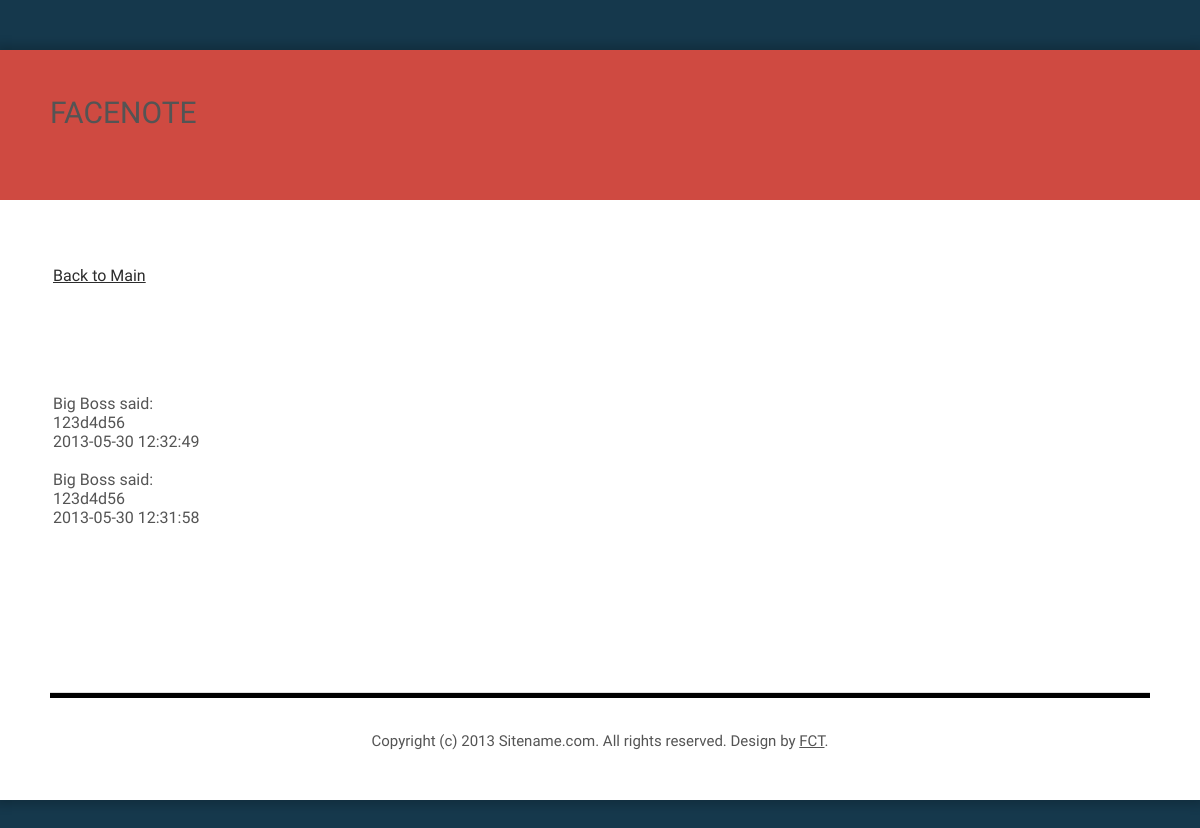
Screenshot of /view_msg.php (signed in) with the database file from the repository.
### tables this page shows
CREATE TABLE IF NOT EXISTS `message` (
  `from_uid` varchar(15) NOT NULL,
  `to_uid` varchar(15) NOT NULL,
  `content` text NOT NULL,
  `date` datetime NOT NULL,
  KEY `from_uid` (`from_uid`),
  KEY `to_uid` (`to_uid`)
);

CREATE TABLE IF NOT EXISTS `users` (
  `uid` varchar(15) NOT NULL,
  `password` char(32) NOT NULL,
  `name` varchar(30) NOT NULL,
  `email` varchar(50) NOT NULL,
  `birthday` date NOT NULL,
  `sex` enum('M','F') NOT NULL DEFAULT 'M',
  PRIMARY KEY (`uid`),
  UNIQUE KEY `email` (`email`)
);

### view_msg.php (the view, shortened to what this page needs)
<html>
<head>
<link href="default.css" rel="stylesheet" type="text/css" media="all" />
</head>
<body>
<div id="wrapper">
	<div id="header">
		<div id="logo">
			<h1>Facenote</h1>
		</div>
	</div>
	<div id="page">
		<div id="content">
			<table border="0" width="100%" height="392">
				<tr>
					<td>
						<?php
						require('connect.php');
						?>
						<a href="main.php"> Back to Main </a><br>
					</td>
				</tr>
				<tr>
					<td>
						<?php
						if(isset($_SESSION['logged_in']) && $_SESSION['logged_in'] && isset($_SESSION['uid'])){
							$sql =" select *  from message M,users U where to_uid='{$_SESSION['uid']}'
									and U.uid = M.from_uid
									order by date desc";
							$result = mysqli_query($con, $sql) or die(mysqli_error($con));
							while($row =  mysqli_fetch_array($result)){
								echo "{$row['name']} said: <br>{$row['content']}<br>{$row['date']}<br><br>";
							}
						}
						?>
					</td>
				</tr>
			</table>
		</div>
	</div>
	<div id="footer">
		<p>Copyright (c) 2013 Sitename.com. All rights reserved. Design by <a href="http://www.freecsstemplates.org">FCT</a>.</p>
	</div>
</div>
</body>
</html>

### default.css (style rules this page uses)
html, body { height: 100%; }
body { margin: 0px; padding: 0px; background: #15384C; font-family: 'Dosis', sans-serif; font-size: 15px; color: #545454; }
h1, h2, h3 { margin: 0; padding: 0; text-transform: uppercase; font-weight: 500; }
p, ol, ul { margin-top: 0px; }
p { line-height: 180%; }
a { color: #2C2C2C; }
#wrapper { overflow: hidden; width: 1200px; margin: 50px auto; background: #FFFFFF; box-shadow: 0px 0px 10px 5px rgba(0,0,0,.2); }
#header { overflow: hidden; height: 150px; background: #CF4A41; }
#logo { float: left; width: 350px; padding: 40px 0px 0px 50px; text-transform: uppercase; }
#logo h1 { padding: 5px 10px 0px 0px; }
#page { overflow: hidden; width: 1100px; margin: 0px 50px; padding: 50px 0px; border-bottom: 1px solid #DEDEDE; }
#content { float: left; width: 750px; }
#footer { overflow: hidden; margin: 0px 50px; padding: 30px 0px; border-top: 5px solid #000000; }
#footer p { text-align: center; }
#footer a { color: #545454; }

### rows the page displays
message: from_uid.name "Big Boss", content "123d4d56", date "2013-05-30 12:32:49"
message: from_uid.name "Big Boss", content "123d4d56", date "2013-05-30 12:31:58"
